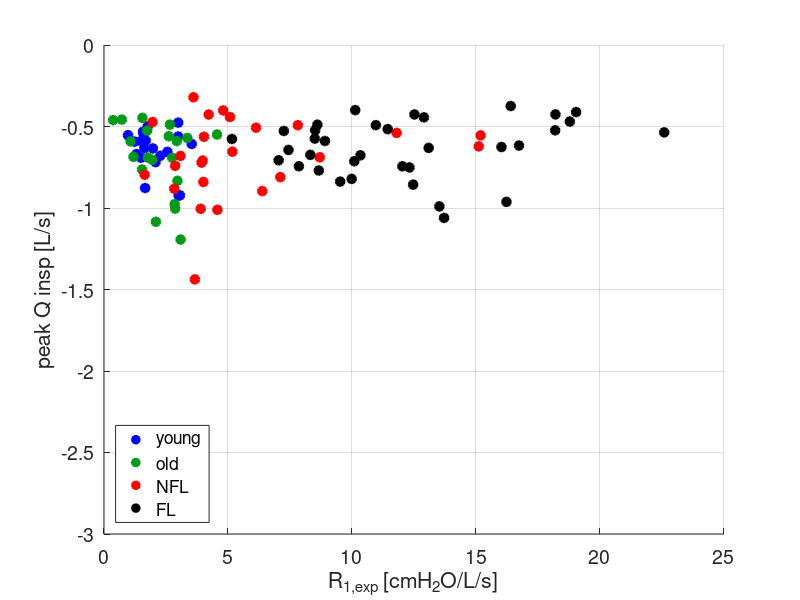
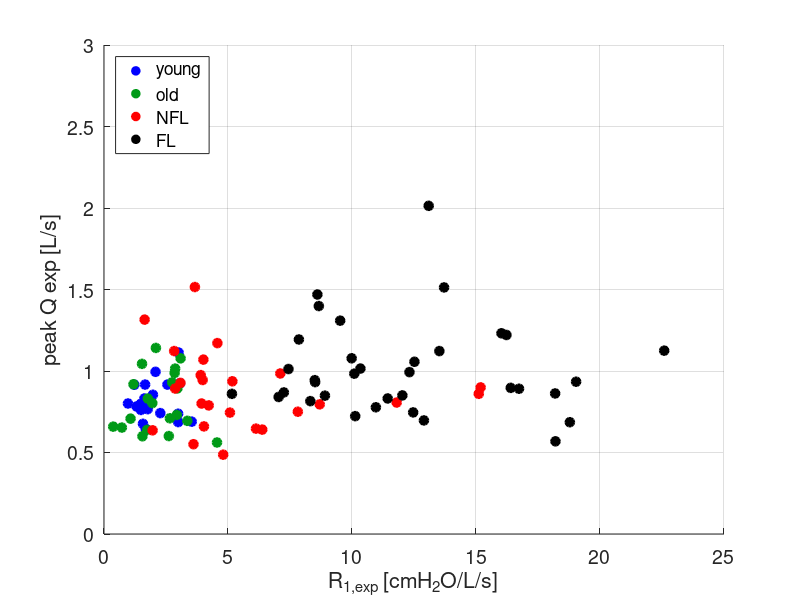
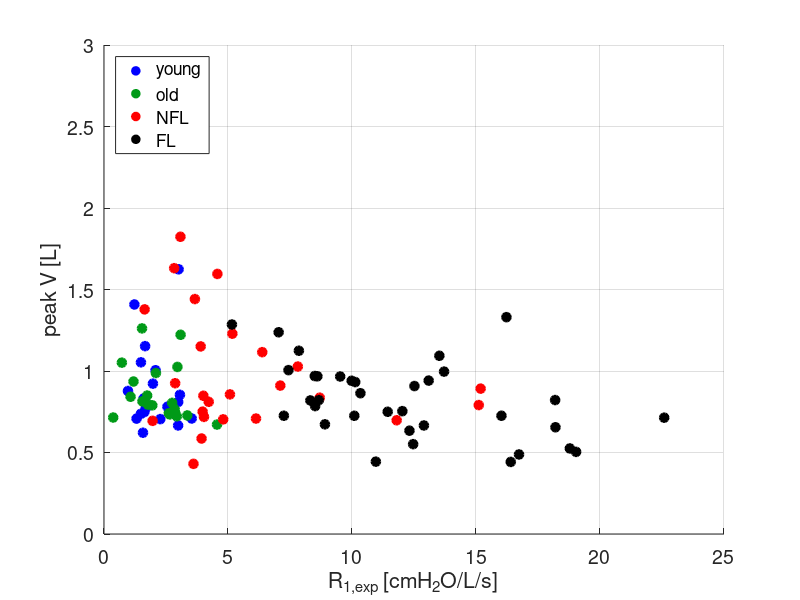
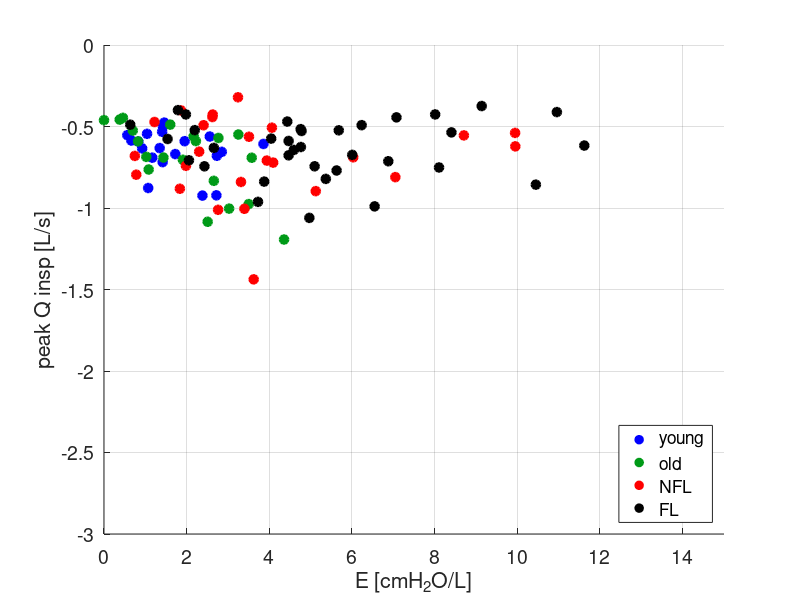

Write the MATLAB code that produced these figures, in order.
close all; clear all; clc
atWork = 0;
print_on = 1;

colorBlue = '#0000FF';
colorRed = '#FF0000';
colorBlack = '#000000';
colorGreen = '#009A17';
colorOrange = '#FF6600';
pt = 1.0;
FS = 14;

%% Plot Setup:
if atWork == 1
    figPos1 = [-1900, 100, 500, 400]; % Work
    figPos2 = [-1250, 400, 600, 600];
    figPos3 = [-600, 400, 600, 600];
    figPos4 = [-1900, 100, 600, 600];
    figPos5 = [-1250, 100, 600, 600];
    figPos6 = [-600, 100, 600, 300];
else
    figPos1 = [-1900, 150, 500, 400]; % Home
    figPos2 = [-1250, 500, 600, 600];
    figPos3 = [-600, 500, 600, 600];
    figPos4 = [-1900, 150, 600, 600];
    figPos5 = [-1250, 150, 600, 600];
    figPos6 = [-600, 150, 600, 300];
end

%%
load young_results.mat
load old_results.mat
load FL_results.mat
load NFL_results.mat



%% R EXP
figure('Position',figPos1)
% young

sz = 40;
scatter(young.R1exp,young.flow_min,sz,...
                'MarkerEdgeColor',colorBlue,...
                'MarkerFaceColor',colorBlue,...
                'LineWidth',1.5); hold on
scatter(old.R1exp,old.flow_min,sz,...
                'MarkerEdgeColor',colorGreen,...
                'MarkerFaceColor',colorGreen,...
                'LineWidth',1.5); hold on
scatter(NFL.R1exp,NFL.flow_min,sz,...
                'MarkerEdgeColor',colorRed,...
                'MarkerFaceColor',colorRed,...
                'LineWidth',1.5); hold on
scatter(FL.R1exp,FL.flow_min,sz,...
                'MarkerEdgeColor',colorBlack,...
                'MarkerFaceColor',colorBlack,...
                'LineWidth',1.5); hold on
xlabel('R_{1,exp} [cmH_2O/L/s]')
ylabel('peak Q insp [L/s]')
legend('young','old','NFL','FL','Location','southwest')
xlim([0 25])
ylim([-3 0])
grid on
set(gca,'FontSize',14);

       
if print_on ==1
    print('-r400','-dpng','Rexp_peak_Q_insp.png');
else 
end

figure('Position',figPos1)
% young

sz = 40;
scatter(young.R1exp,young.flow_max,sz,...
                'MarkerEdgeColor',colorBlue,...
                'MarkerFaceColor',colorBlue,...
                'LineWidth',1.5); hold on
scatter(old.R1exp,old.flow_max,sz,...
                'MarkerEdgeColor',colorGreen,...
                'MarkerFaceColor',colorGreen,...
                'LineWidth',1.5); hold on
scatter(NFL.R1exp,NFL.flow_max,sz,...
                'MarkerEdgeColor',colorRed,...
                'MarkerFaceColor',colorRed,...
                'LineWidth',1.5); hold on
scatter(FL.R1exp,FL.flow_max,sz,...
                'MarkerEdgeColor',colorBlack,...
                'MarkerFaceColor',colorBlack,...
                'LineWidth',1.5); hold on
xlabel('R_{1,exp} [cmH_2O/L/s]')
ylabel('peak Q exp [L/s]')
legend('young','old','NFL','FL','Location','northwest')
xlim([0 25])
ylim([0 3])
grid on
set(gca,'FontSize',14);

       
if print_on ==1
    print('-r400','-dpng','Rexp_peak_Q_exp.png');
else 
end

figure('Position',figPos1)
% young

sz = 40;
scatter(young.R1exp,young.volume_max,sz,...
                'MarkerEdgeColor',colorBlue,...
                'MarkerFaceColor',colorBlue,...
                'LineWidth',1.5); hold on
scatter(old.R1exp,old.volume_max,sz,...
                'MarkerEdgeColor',colorGreen,...
                'MarkerFaceColor',colorGreen,...
                'LineWidth',1.5); hold on
scatter(NFL.R1exp,NFL.volume_max,sz,...
                'MarkerEdgeColor',colorRed,...
                'MarkerFaceColor',colorRed,...
                'LineWidth',1.5); hold on
scatter(FL.R1exp,FL.volume_max,sz,...
                'MarkerEdgeColor',colorBlack,...
                'MarkerFaceColor',colorBlack,...
                'LineWidth',1.5); hold on
xlabel('R_{1,exp} [cmH_2O/L/s]')
ylabel('peak V [L]')
legend('young','old','NFL','FL','Location','northwest')
xlim([0 25])
ylim([0 3])
grid on
set(gca,'FontSize',14);

       
if print_on ==1
    print('-r400','-dpng','Rexp_peak_V.png');
else 
end

%% E Plots

figure('Position',figPos1)
% young

sz = 40;
scatter(young.E,young.flow_min,sz,...
                'MarkerEdgeColor',colorBlue,...
                'MarkerFaceColor',colorBlue,...
                'LineWidth',1.5); hold on
scatter(old.E,old.flow_min,sz,...
                'MarkerEdgeColor',colorGreen,...
                'MarkerFaceColor',colorGreen,...
                'LineWidth',1.5); hold on
scatter(NFL.E,NFL.flow_min,sz,...
                'MarkerEdgeColor',colorRed,...
                'MarkerFaceColor',colorRed,...
                'LineWidth',1.5); hold on
scatter(FL.E,FL.flow_min,sz,...
                'MarkerEdgeColor',colorBlack,...
                'MarkerFaceColor',colorBlack,...
                'LineWidth',1.5); hold on
xlabel('E [cmH_2O/L]')
ylabel('peak Q insp [L/s]')
legend('young','old','NFL','FL','Location','southeast')
xlim([0 15])
ylim([-3 0])
grid on
set(gca,'FontSize',14);

       
if print_on ==1
    print('-r400','-dpng','E_peak_Q_insp.png');
else 
end

figure('Position',figPos1)
% young

sz = 40;
scatter(young.E,young.flow_max,sz,...
                'MarkerEdgeColor',colorBlue,...
                'MarkerFaceColor',colorBlue,...
                'LineWidth',1.5); hold on
scatter(old.E,old.flow_max,sz,...
                'MarkerEdgeColor',colorGreen,...
                'MarkerFaceColor',colorGreen,...
                'LineWidth',1.5); hold on
scatter(NFL.E,NFL.flow_max,sz,...
                'MarkerEdgeColor',colorRed,...
                'MarkerFaceColor',colorRed,...
                'LineWidth',1.5); hold on
scatter(FL.E,FL.flow_max,sz,...
                'MarkerEdgeColor',colorBlack,...
                'MarkerFaceColor',colorBlack,...
                'LineWidth',1.5); hold on
xlabel('E [cmH_2O/L]')
ylabel('peak Q exp [L/s]')
legend('young','old','NFL','FL','Location','northeast')
xlim([0 15])
ylim([0 3])
grid on
set(gca,'FontSize',14);

       
if print_on ==1
    print('-r400','-dpng','E_peak_Q_exp.png');
else 
end

figure('Position',figPos1)
% young

sz = 40;
scatter(young.E,young.volume_max,sz,...
                'MarkerEdgeColor',colorBlue,...
                'MarkerFaceColor',colorBlue,...
                'LineWidth',1.5); hold on
scatter(old.E,old.volume_max,sz,...
                'MarkerEdgeColor',colorGreen,...
                'MarkerFaceColor',colorGreen,...
                'LineWidth',1.5); hold on
scatter(NFL.E,NFL.volume_max,sz,...
                'MarkerEdgeColor',colorRed,...
                'MarkerFaceColor',colorRed,...
                'LineWidth',1.5); hold on
scatter(FL.E,FL.volume_max,sz,...
                'MarkerEdgeColor',colorBlack,...
                'MarkerFaceColor',colorBlack,...
                'LineWidth',1.5); hold on
xlabel('E [cmH_2O/L]')
ylabel('peak V [L]')
legend('young','old','NFL','FL','Location','northeast')
xlim([0 15])
ylim([0 3])
grid on
set(gca,'FontSize',14);

       
if print_on ==1
    print('-r400','-dpng','E_peak_V.png');
else 
end

%% R INSP
figure('Position',figPos1)
% young

sz = 40;
scatter(young.R1insp,young.flow_min,sz,...
                'MarkerEdgeColor',colorBlue,...
                'MarkerFaceColor',colorBlue,...
                'LineWidth',1.5); hold on
scatter(old.R1insp,old.flow_min,sz,...
                'MarkerEdgeColor',colorGreen,...
                'MarkerFaceColor',colorGreen,...
                'LineWidth',1.5); hold on
scatter(NFL.R1insp,NFL.flow_min,sz,...
                'MarkerEdgeColor',colorRed,...
                'MarkerFaceColor',colorRed,...
                'LineWidth',1.5); hold on
scatter(FL.R1insp,FL.flow_min,sz,...
                'MarkerEdgeColor',colorBlack,...
                'MarkerFaceColor',colorBlack,...
                'LineWidth',1.5); hold on
xlabel('R_{1,insp} [cmH_2O/L/s]')
ylabel('peak Q insp [L/s]')
legend('young','old','NFL','FL','Location','southeast')
xlim([0 15])
ylim([-3 0])
grid on
set(gca,'FontSize',14);

       
if print_on ==1
    print('-r400','-dpng','Rinsp_peak_Q_insp.png');
else 
end

figure('Position',figPos1)
% young

sz = 40;
scatter(young.R1insp,young.flow_max,sz,...
                'MarkerEdgeColor',colorBlue,...
                'MarkerFaceColor',colorBlue,...
                'LineWidth',1.5); hold on
scatter(old.R1insp,old.flow_max,sz,...
                'MarkerEdgeColor',colorGreen,...
                'MarkerFaceColor',colorGreen,...
                'LineWidth',1.5); hold on
scatter(NFL.R1insp,NFL.flow_max,sz,...
                'MarkerEdgeColor',colorRed,...
                'MarkerFaceColor',colorRed,...
                'LineWidth',1.5); hold on
scatter(FL.R1insp,FL.flow_max,sz,...
                'MarkerEdgeColor',colorBlack,...
                'MarkerFaceColor',colorBlack,...
                'LineWidth',1.5); hold on
xlabel('R_{1,insp} [cmH_2O/L/s]')
ylabel('peak Q exp [L/s]')
legend('young','old','NFL','FL','Location','northeast')
xlim([0 15])
ylim([0 3])
grid on
set(gca,'FontSize',14);

       
if print_on ==1
    print('-r400','-dpng','Rinsp_peak_Q_exp.png');
else 
end

figure('Position',figPos1)
% young

sz = 40;
scatter(young.R1insp,young.volume_max,sz,...
                'MarkerEdgeColor',colorBlue,...
                'MarkerFaceColor',colorBlue,...
                'LineWidth',1.5); hold on
scatter(old.R1insp,old.volume_max,sz,...
                'MarkerEdgeColor',colorGreen,...
                'MarkerFaceColor',colorGreen,...
                'LineWidth',1.5); hold on
scatter(NFL.R1insp,NFL.volume_max,sz,...
                'MarkerEdgeColor',colorRed,...
                'MarkerFaceColor',colorRed,...
                'LineWidth',1.5); hold on
scatter(FL.R1insp,FL.volume_max,sz,...
                'MarkerEdgeColor',colorBlack,...
                'MarkerFaceColor',colorBlack,...
                'LineWidth',1.5); hold on
xlabel('R_{1,insp} [cmH_2O/L/s]')
ylabel('peak V [L]')
legend('young','old','NFL','FL','Location','northeast')
xlim([0 15])
ylim([0 3])
grid on
set(gca,'FontSize',14);

       
if print_on ==1
    print('-r400','-dpng','Rinsp_peak_V.png');
else 
end
       